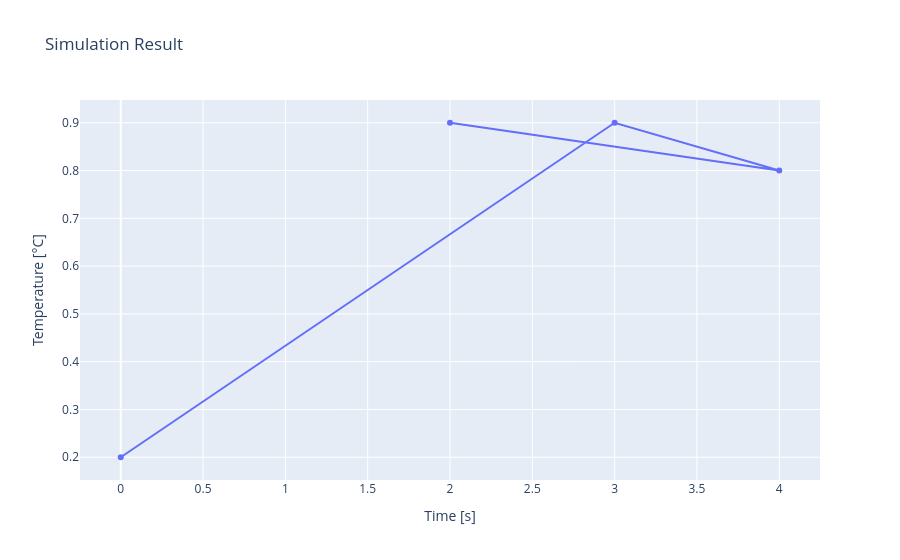

The code cell stored with this chart in its notebook:
### Code cell
import plotly.graph_objects as go

fig = go.Figure()

x = [0, 3, 4, 2]
y = [0.2, 0.9, 0.8, 0.9]

fig.add_trace(
    go.Scatter(
        x=x,
        y=y,
        #mode="lines",
        name="Temperature"
    )
)

fig.update_layout(
    title="Simulation Result",
    xaxis_title="Time [s]",
    yaxis_title="Temperature [°C]"
)

### Figure 1 — Plotly figure (JSON) as saved in the notebook; plotly's stock layout.template omitted (floating-point values rounded to 4 significant figures)
{"data": [{"name": "Temperature", "type": "scatter", "x": [0, 3, 4, 2], "y": [0.2, 0.9, 0.8, 0.9]}], "layout": {"title": {"text": "Simulation Result"}, "xaxis": {"title": {"text": "Time [s]"}}, "yaxis": {"title": {"text": "Temperature [°C]"}}}}
